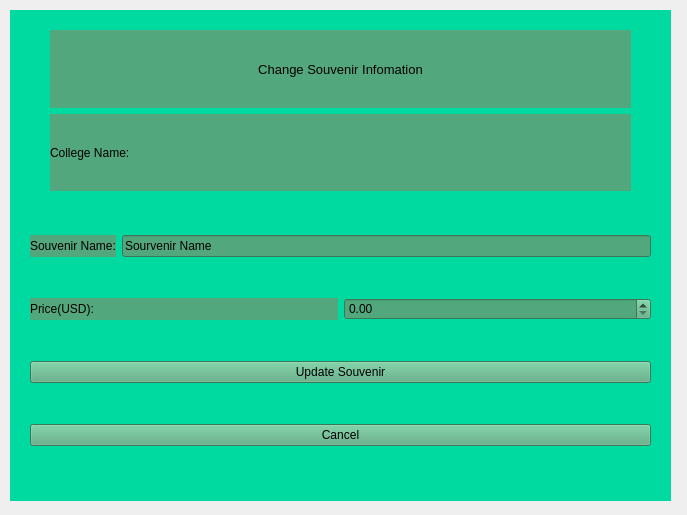
<?xml version="1.0" encoding="UTF-8"?>
<ui version="4.0">
 <class>Maintenance</class>
 <widget class="QWidget" name="Maintenance">
  <property name="geometry">
   <rect>
    <x>0</x>
    <y>0</y>
    <width>687</width>
    <height>515</height>
   </rect>
  </property>
  <property name="windowTitle">
   <string>Form</string>
  </property>
  <widget class="QStackedWidget" name="MaintenanceWidget">
   <property name="geometry">
    <rect>
     <x>10</x>
     <y>10</y>
     <width>661</width>
     <height>491</height>
    </rect>
   </property>
   <property name="styleSheet">
    <string notr="true">background-color: rgb(0, 217, 159);</string>
   </property>
   <property name="currentIndex">
    <number>1</number>
   </property>
   <widget class="QWidget" name="AddSouvenirWidget">
    <widget class="QWidget" name="verticalLayoutWidget">
     <property name="geometry">
      <rect>
       <x>20</x>
       <y>90</y>
       <width>621</width>
       <height>341</height>
      </rect>
     </property>
     <layout class="QVBoxLayout" name="verticalLayout">
      <item>
       <layout class="QHBoxLayout" name="horizontalLayout_2">
        <item>
         <widget class="QLabel" name="AddCollegeNamelabel">
          <property name="styleSheet">
           <string notr="true">background-color: rgb(83, 167, 124);</string>
          </property>
          <property name="text">
           <string>College Name:</string>
          </property>
         </widget>
        </item>
        <item>
         <widget class="QComboBox" name="AddCollegeNameComboBox">
          <property name="styleSheet">
           <string notr="true">background-color: rgb(83, 167, 124);</string>
          </property>
         </widget>
        </item>
       </layout>
      </item>
      <item>
       <layout class="QHBoxLayout" name="horizontalLayout">
        <item>
         <widget class="QLabel" name="AddSouvenirNamelabel">
          <property name="styleSheet">
           <string notr="true">background-color: rgb(83, 167, 124);</string>
          </property>
          <property name="text">
           <string>Souvenir Name:</string>
          </property>
         </widget>
        </item>
        <item>
         <widget class="QLineEdit" name="AddSouvenirNameLine">
          <property name="styleSheet">
           <string notr="true">background-color: rgb(83, 167, 124);</string>
          </property>
          <property name="text">
           <string>Sourvenir Name</string>
          </property>
         </widget>
        </item>
       </layout>
      </item>
      <item>
       <layout class="QHBoxLayout" name="horizontalLayout_3">
        <item>
         <widget class="QLabel" name="AddSouvenirPriceLabel">
          <property name="styleSheet">
           <string notr="true">background-color: rgb(83, 167, 124);</string>
          </property>
          <property name="text">
           <string>Price(USD):</string>
          </property>
         </widget>
        </item>
        <item>
         <widget class="QDoubleSpinBox" name="AddPriceSpinBox">
          <property name="styleSheet">
           <string notr="true">background-color: rgb(83, 167, 124);</string>
          </property>
         </widget>
        </item>
       </layout>
      </item>
      <item>
       <widget class="QPushButton" name="AddSouvenirButton">
        <property name="styleSheet">
         <string notr="true">background-color: rgb(83, 167, 124);</string>
        </property>
        <property name="text">
         <string>Add Souvenir</string>
        </property>
       </widget>
      </item>
      <item>
       <widget class="QPushButton" name="AddCancelButton">
        <property name="styleSheet">
         <string notr="true">background-color: rgb(83, 167, 124);</string>
        </property>
        <property name="text">
         <string>Cancel</string>
        </property>
       </widget>
      </item>
     </layout>
    </widget>
    <widget class="QLabel" name="AddSouvenirlabel">
     <property name="geometry">
      <rect>
       <x>50</x>
       <y>20</y>
       <width>521</width>
       <height>51</height>
      </rect>
     </property>
     <property name="font">
      <font>
       <pointsize>10</pointsize>
      </font>
     </property>
     <property name="styleSheet">
      <string notr="true">background-color: rgb(83, 167, 124);</string>
     </property>
     <property name="text">
      <string>Add A New Souvenir</string>
     </property>
     <property name="alignment">
      <set>Qt::AlignCenter</set>
     </property>
    </widget>
   </widget>
   <widget class="QWidget" name="EditSouvenirWidget">
    <widget class="QWidget" name="verticalLayoutWidget_2">
     <property name="geometry">
      <rect>
       <x>20</x>
       <y>190</y>
       <width>621</width>
       <height>281</height>
      </rect>
     </property>
     <layout class="QVBoxLayout" name="verticalLayout_2">
      <item>
       <layout class="QHBoxLayout" name="horizontalLayout_5">
        <item>
         <widget class="QLabel" name="EditSouvenirNamelabel">
          <property name="styleSheet">
           <string notr="true">background-color: rgb(83, 167, 124);</string>
          </property>
          <property name="text">
           <string>Souvenir Name:</string>
          </property>
         </widget>
        </item>
        <item>
         <widget class="QLineEdit" name="EditSouvenirNameLine">
          <property name="styleSheet">
           <string notr="true">background-color: rgb(83, 167, 124);</string>
          </property>
          <property name="text">
           <string>Sourvenir Name</string>
          </property>
         </widget>
        </item>
       </layout>
      </item>
      <item>
       <layout class="QHBoxLayout" name="horizontalLayout_6">
        <item>
         <widget class="QLabel" name="EditSouvenirPriceLabel">
          <property name="styleSheet">
           <string notr="true">background-color: rgb(83, 167, 124);</string>
          </property>
          <property name="text">
           <string>Price(USD):</string>
          </property>
         </widget>
        </item>
        <item>
         <widget class="QDoubleSpinBox" name="EditPriceSpinBox">
          <property name="styleSheet">
           <string notr="true">background-color: rgb(83, 167, 124);</string>
          </property>
         </widget>
        </item>
       </layout>
      </item>
      <item>
       <widget class="QPushButton" name="EditSouvenirButton">
        <property name="styleSheet">
         <string notr="true">background-color: rgb(83, 167, 124);</string>
        </property>
        <property name="text">
         <string>Update Souvenir</string>
        </property>
       </widget>
      </item>
      <item>
       <widget class="QPushButton" name="EditCancelButton">
        <property name="styleSheet">
         <string notr="true">background-color: rgb(83, 167, 124);</string>
        </property>
        <property name="text">
         <string>Cancel</string>
        </property>
       </widget>
      </item>
     </layout>
    </widget>
    <widget class="QWidget" name="verticalLayoutWidget_3">
     <property name="geometry">
      <rect>
       <x>40</x>
       <y>20</y>
       <width>581</width>
       <height>161</height>
      </rect>
     </property>
     <layout class="QVBoxLayout" name="verticalLayout_3">
      <item>
       <widget class="QLabel" name="EditSouvenirelabel">
        <property name="font">
         <font>
          <pointsize>10</pointsize>
         </font>
        </property>
        <property name="styleSheet">
         <string notr="true">background-color: rgb(83, 167, 124);</string>
        </property>
        <property name="text">
         <string>Change Souvenir Infomation</string>
        </property>
        <property name="alignment">
         <set>Qt::AlignCenter</set>
        </property>
       </widget>
      </item>
      <item>
       <widget class="QLabel" name="EditCollegeName">
        <property name="styleSheet">
         <string notr="true">background-color: rgb(83, 167, 124);</string>
        </property>
        <property name="text">
         <string>College Name:</string>
        </property>
       </widget>
      </item>
     </layout>
    </widget>
   </widget>
  </widget>
 </widget>
 <resources/>
 <connections/>
</ui>
